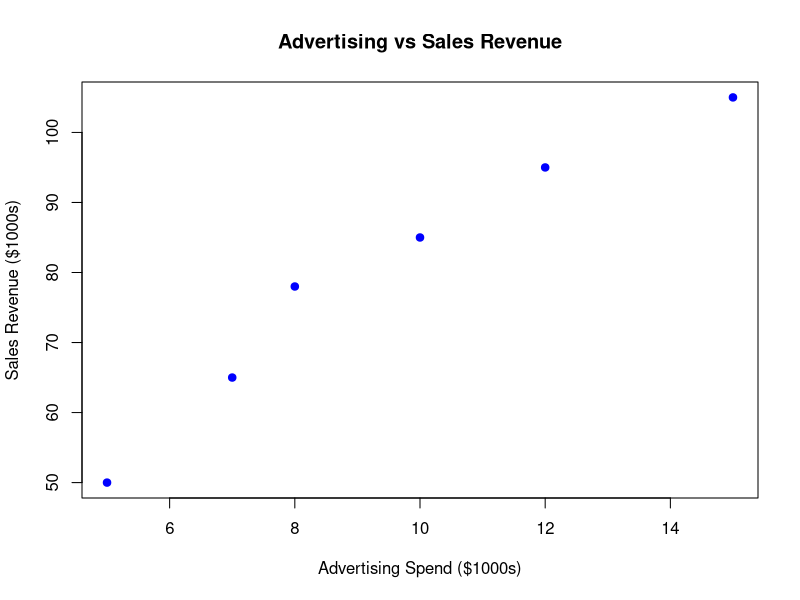

The R script that drew this image:
#install.packages(c("tidyverse", "dslabs"))
# The 'library()' function loads the packages into the current R session, making their functions available.
# 'tidyverse' is a collection of packages for data science, including data manipulation (dplyr) and plotting (ggplot2).
# 'dslabs' is a package containing datasets for learning data science.
library(tidyverse)
library(dslabs)

#plots
# Sample Data
# A vector is a one-dimensional array of data points of the same type.
advertising <- c(5, 7, 8, 10, 12, 15)
sales <- c(50, 65, 78, 85, 95, 105)

# Scatter Plot
plot(advertising, sales, 
     main = "Advertising vs Sales Revenue", 
     xlab = "Advertising Spend ($1000s)", 
     ylab = "Sales Revenue ($1000s)", 
     pch = 19, col = "blue")


# arithmatic operations

# In R, '<-' is the conventional assignment operator, though '=' also works.
# Here, we assign the value 5 to the variable 'x'.

var1=2
print(var1)

var1<-2.5
print(var1)
x <- 5
x-1


x=15
x-1



# Vectors and Vector Operations
#c() is used to create a vector
# vector contains similar type of elements
x <- c(10, -1, 3.5, 2, 12, 24)
print(x)
x1 <- c(10, -1, 3.5, 2, 12, "abc")
print(x1)


# in R indexing start at 1
# whatever slciing is provided is inclusive unlike in python where it startes as inclusives and ends as exclusive
# python x[0]=10,x[1]=-1
# R: x[0] is nothing or zero always, x[1] gives 1st element
# x[1:3]: python will give me x[1],x[2]
# R will give me x[1],x[2],x[3]
x <- c(10, -1, 3.5, 2, 12, 24)
x[1:4]

#x[3:4]

#Vectorization
# When you perform an operation on a vector, R applies it to each element individually.
# This is called vectorization and is much faster than using a loop.
x <- c(10, -1, 3.5, 2, 12, 24)
x # Original vector: c(10, -1, 3.5, 2, 12, 24)



y<-x*3  # elementwise operation
y

x
# If you perform an operation between two vectors of different lengths, R "recycles" the shorter vector.
x <- c(10, -1, 3.5, 2, 12, 24)
x1 <- c(1,2,3)

# Here, x1 is recycled to become c(1, 2, 3, 1, 2, 3) to match the length of x.
x
x+x1

sum((x - mean(x))^2)

(x - mean(x))^2



mean(x)
sum((x - mean(x))*(x - mean(x)))/length(x)


# another way to create vector
x <- -3:5
x

x<-c(1.5,2,2.5,3,3.5,4,4.5)
x
# one more way
x<-seq(from=1.5, to=4.5, by=0.5)
x
vec1<-seq(10,90,length=15)
vec1
# yet another way
x<-seq(from=2, to=6, by=0.4)
x
x<-seq(from=-1, to=1, length=6)


x<-1:10
x
x<-rep(1:10,each=4)
x

# yet another way
x<-rep(2:5,each=3)
x
x<-c(2:5,seq(1,2,by=0.2),rep(4:5,each=3))
x
# try: 1:3 + rep(seq(from=0,by=10,to=30), each=3)
# try: 1:10 * c(-1,1)


# R has special values for non-standard numbers.
# Inf / -Inf: Infinity, e.g., 1/0
# NaN: Not a Number, e.g., 0/0
# NA: Not Available, used for missing data.
# beware of infinite, nan and na
v <- c(-100, Inf, -Inf, NaN, NA)
print(v)
is.finite(v)
# passing a vector through the variable to find which specific on is.'finite'
v[is.finite(v)]
is.nan(v)
# NA(not availabe)  is for missing data while NAN(not a number) is for corrupted data 
is.na(v)
sum(is.finite(v))


# combining vectors is easy
x <- 1:10
y <- 11:20
x
y
# 'rbind()' (row-bind) treats vectors as rows and combines them into a matrix.
rbind(x, y)

# 'cbind()' (column-bind) treats vectors as columns and combines them into a matrix.
cbind(x, y)
rbind(x, y)
cbind(x, y)

# subsetting is basically slicing
x <- c(5,9,2,14,-4)
x[3]  # index start from 1
y<-1
# Access multiple elements by providing a vector of indices.
x[c(1,2,4)]
x[c(y,2,3,5)]

# Logical Subsetting: This is a powerful feature.
# Create a logical vector (TRUE/FALSE) based on a condition.
x[x>3]
sum(x[x>3])
x[3:length(x)]



# coercion
# If a vector contains different data types, R will "coerce" them to the most flexible type.
# The hierarchy is: character > numeric > logical.
x <- c("1", "b", "3")
as.numeric(x)


x<-c("Red", "Blue", "Green", "Red", "Blue")
x
# factors
# Factors are a special data type for storing categorical data efficiently.
# R stores the categories ("levels") as integers in the background, which saves memory.
# Creating a factor
colors <- factor(c("Red", "Blue", "Green", "Red", "Blue"),
                 levels = c("Blue", "Red", "Green"),
                 ordered = TRUE)
print(colors)
# Checking levels
levels(colors)
#in the background, R stores these levels as integers and keeps a map to keep track of the labels. This is more memory efficient than storing all the characters.
# Creating an ordered factor
satisfaction <- factor(c("Low", "Medium", "High", "Medium", "Low"),
                       levels = c("Low", "Medium", "High"),
                       ordered = TRUE)
print(satisfaction)


# some important functions may be required in data analysis

# Example vector
x <- c(5, 2, 9, 1, 7, NA)
mean(x)
# Get the maximum value
# The 'na.rm = TRUE' argument (Not Available, ReMove) tells the function to ignore NA values before computing.
max(x,na.rm=TRUE)  # Output: 9

mean(x)

mean(x,na.rm=TRUE)
#another way to do is to extract the finite value and then find the mean or whatever descriptic stats you want
mean(x[is.finite(x)])

vec <- c(10, 20, NA, 30, 40, NA, 50)
# Calculate mean without handling NA (returns NA)
mean(vec)
mean(vec,na.rm=TRUE)
mean(vec[is.finite(vec)])

x <- c(5, 2, 9, 1, 7)
x
max(x)


# Functions to learn = 'Which', 'match', in', 'sapply'

# which
# 'which()' takes a logical vector as input and returns the INDICES where the value is TRUE.
x <- c(TRUE, FALSE, TRUE, FALSE)
# index 1 and index true is true for the above vector 
which(x)  # Output: 1 3

x1 <- c(5, 2, 9, 1, 7)
x1 
x1 > 3 
which(x1>3)

# Get the index of the maximum value
which.max(x1)  # Output: 3 

#match and %in%
x <- c("a", "b", "c", "a")
y <- c("b", "c", "d")

# 'match(x, y)' returns a vector the same length as x. For each element in y,
# it gives the index of its FIRST appearance in y. If not found, it returns NA.
match(x, y)  # Output: NA 1 2 NA
# "a" is not in y -> NA
# "b" is at index 1 in y -> 1
# "c" is at index 2 in y -> 2
# "a" is not in y -> NA

x <- c("a", "b", "c", "a")
y <- c("b", "c", "d")

# The '%in%' operator returns a LOGICAL vector the same length as the left-hand vector.
# It checks if each element of the left vector is present anywhere in the right vector.
x %in% y  # Output: FALSE TRUE TRUE FALSE
y %in% x
# Is "a" in y? -> FALSE
# Is "b" in y? -> TRUE
# Is "c" in y? -> TRUE
# Is "a" in y? -> FALSE 



###Season 2
##Basic programming tools

# Conditionals
a <- 0

if (a != 0) {
    print(1/a)
} else{
    print("No reciprocal for 0.")
}


a <- 0
ifelse(a > 0, 1/a, NA)

a <- c(0, 1, 2, -4, 5)
result <- ifelse(a > 0, 1/a, NA)
result

#functions
# functions are objects, so you can assign them
avg <- function(x){
    s <- sum(x)
    n <- length(x)
    s/n
}
x <- 1:100
avg(x)

 greet <- function(){
     print("hello")
 }
greet()
identical(mean(x), avg(x)) # both the functions are equal

# exercise 
#define a function that computes either the arithmetic or geometric average depending on a user defined variable
avg <- function(x, arithmetic = TRUE){
    n <- length(x)
    ifelse(arithmetic, sum(x)/n, prod(x)^(1/n))
}

# loops

factorial2 = function(n) {
  out = 1
  for (i in 1:n) {
  out = out*i
  }
  out
  }

factorial2(10)

isPrime = function(n) {
    i = 2
      if (n < 2) return(FALSE)
    while (i < sqrt(n)) {
        if (n %% i == 0) return(FALSE)
          i = i+1 }
    return(TRUE)}

isPrime(10)


# loops are slow in R, always try vectorization first

#loop way
system.time(for (i in 1:1e7) i^2)

# vectorization way
system.time(seq_len(1e7)^2)

#SAPPLY (perform element-wise operations on any function)
# The 'apply' family of functions provides a concise way to apply a function over a data structure,
# acting as a bridge between loops and full vectorization.
# 'sapply' (simplified/sequencially apply) applies a function to each element of a vector or list and simplifies the result.
x <- 1:10
sapply(x, sqrt)


# Create a list of numeric vectors
data_list <- list(
    c(10, 20, 5, 40, 25),
    c(3, 8, 15, 6, 2),
    c(100, 50, 75, 125, 110)
)

# Apply which.max() to each vector in the list using sapply
max_indices <- sapply(data_list, which.max)

# Print results
print(max_indices)
